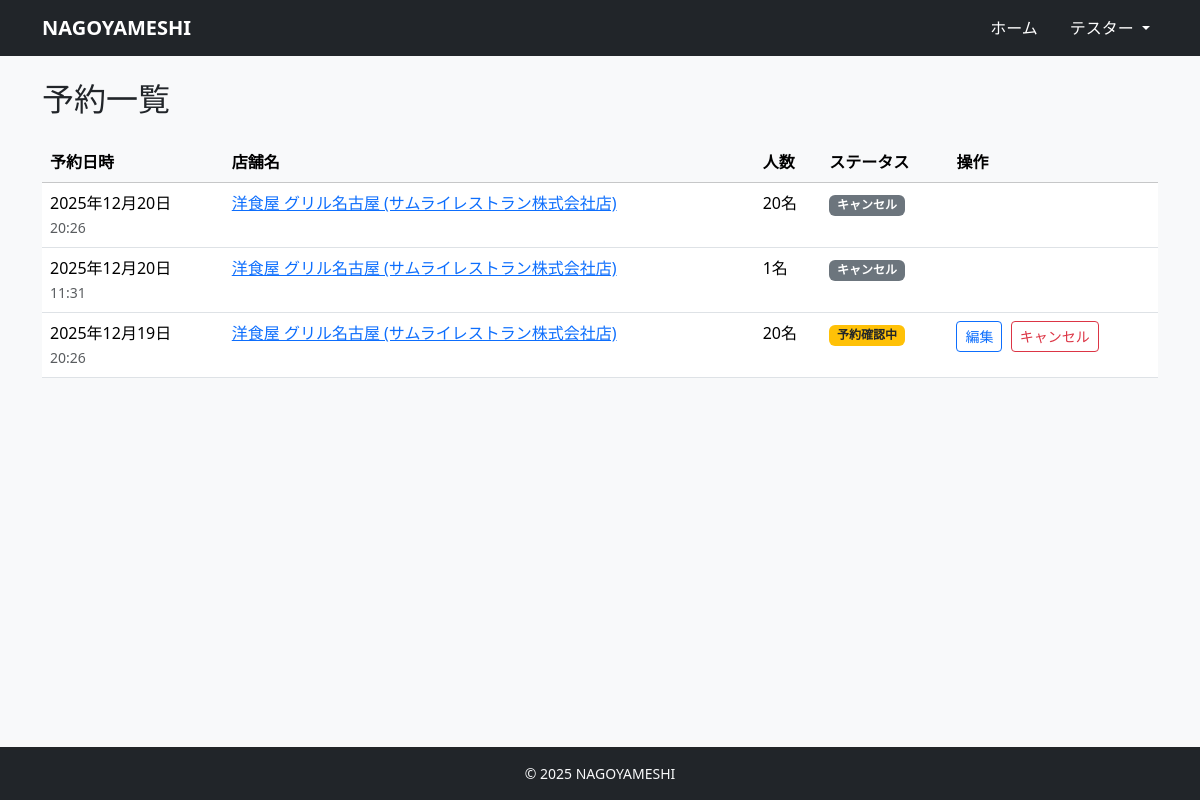
Page /reservations/ (signed in) on the committed database.
### accounts/models.py (models this page shows, shortened)
class User(AbstractUser):
    username = None  # 使わない（メールログインにする）
    email = models.EmailField(unique=True)
    name = models.CharField(max_length=10)
    name_kana = models.CharField(max_length=10)
    zipcode = models.CharField(max_length=8)
    address = models.CharField(max_length=20)
    tel = models.CharField(max_length=11)
    company = models.ForeignKey(
        'restaurants.Company',
        verbose_name='所属会社',
        on_delete=models.SET_NULL,
        null=True,
        blank=True,
        related_name='staff_members'
    )
    is_paid_member = models.BooleanField(default=False)
    is_owner_member = models.BooleanField(default=False)
    created_at = models.DateTimeField(auto_now_add=True)
    updated_at = models.DateTimeField(auto_now=True)
    USERNAME_FIELD = 'email'
    REQUIRED_FIELDS = ['name', 'name_kana', 'zipcode', 'address', 'tel']
    objects = CustomUserManager()

### reservations/models.py (models this page shows, shortened)
class Reservation(models.Model):
    STATUS_CHOICES = [
        ('pending', '予約確認中'),
        ('confirmed', '予約確定'),
        ('cancelled', 'キャンセル'),
        ('completed', '利用済み'),
    ]
    user = models.ForeignKey(
        settings.AUTH_USER_MODEL,
        on_delete=models.CASCADE,
        related_name='reservations',
        verbose_name='予約者'
    )
    restaurant = models.ForeignKey(
        Restaurant,
        on_delete=models.CASCADE,
        related_name='reservations',
        verbose_name='店舗'
    )
    table = models.ForeignKey(
        Table,
        on_delete=models.SET_NULL,
        related_name='reservations',
        verbose_name='テーブル',
        null=True,
        blank=True,
        help_text='割り当てられた座席'
    )
    reservation_date = models.DateField(verbose_name='予約日')
    reservation_time = models.TimeField(verbose_name='予約時刻')
    party_size = models.PositiveIntegerField(verbose_name='人数')
    status = models.CharField(
        max_length=20,
        choices=STATUS_CHOICES,
        default='pending',
        verbose_name='ステータス'
    )
    notes = models.TextField(blank=True, verbose_name='備考')
    created_at = models.DateTimeField(auto_now_add=True, verbose_name='作成日時')
    updated_at = models.DateTimeField(auto_now=True, verbose_name='更新日時')
    class Meta:
        ordering = ['-reservation_date', '-reservation_time']
        verbose_name = '予約'
        verbose_name_plural = '予約'

### restaurants/models.py (models this page shows, shortened)
class Restaurant(models.Model):
    company = models.ForeignKey(
        Company,
        on_delete=models.CASCADE,
        related_name='restaurants',
    )
    category = models.ForeignKey(
        Category,
        on_delete=models.PROTECT,
        related_name='restaurants',
    )
    owner = models.ForeignKey(
        settings.AUTH_USER_MODEL,
        on_delete=models.CASCADE,
        related_name="my_restaurants",
        null=True,
        blank=True,
    )
    name = models.CharField(max_length=100)
    image = models.ImageField(upload_to='restaurant/', blank=True, null=True)
    description = models.TextField(blank=True)
    price_min = models.IntegerField()
    price_max = models.IntegerField()
    open_time = models.TimeField()
    close_time = models.TimeField()
    prefecture = models.CharField('都道府県', max_length=10, default='愛知県')
    city = models.CharField('市区町村', max_length=50, default='名古屋市')
    zipcode = models.CharField(max_length=10)
    address = models.CharField(max_length=200)
    tel = models.CharField(max_length=20)
    holiday = models.CharField(max_length=50, blank=True)  # 定休日
    created_at = models.DateTimeField(auto_now_add=True)
    updated_at = models.DateTimeField(auto_now=True)

### reservations/views.py (the view)
# urls.py: path('', views.ReservationListView.as_view(), name='reservation_list'),
class ReservationListView(LoginRequiredMixin, ListView):
    model = Reservation
    template_name = 'reservations/reservation_list.html'
    context_object_name = 'reservations'
    paginate_by = 10
    def get_queryset(self):
        return Reservation.objects.filter(user=self.request.user).select_related('restaurant')

### templates/reservations/reservation_list.html (shortened to what this page needs)
{% extends "base.html" %}
{% block content %}
<div class="row">
    <div class="col-12">
        <h2 class="mb-4">予約一覧</h2>
        {% if reservations %}
        <div class="table-responsive">
            <table class="table table-hover">
                <thead class="table-light">
                    <tr>
                        <th>予約日時</th>
                        <th>店舗名</th>
                        <th>人数</th>
                        <th>ステータス</th>
                        <th>操作</th>
                    </tr>
                </thead>
                <tbody>
                    {% for reservation in reservations %}
                    <tr>
                        <td>
                            {{ reservation.reservation_date|date:"Y年n月j日" }}<br>
                            <small class="text-muted">{{ reservation.reservation_time|time:"H:i" }}</small>
                        </td>
                        <td>
                            <a href="{% url 'restaurants:restaurant_detail' reservation.restaurant.pk %}">
                                {{ reservation.restaurant.name }}
                            </a>
                        </td>
                        <td>{{ reservation.party_size }}名</td>
                        <td>
                            {% if reservation.status == 'confirmed' %}
                            <span class="badge bg-success">{{ reservation.get_status_display }}</span>
                            {% elif reservation.status == 'pending' %}
                            <span class="badge bg-warning text-dark">{{ reservation.get_status_display }}</span>
                            {% elif reservation.status == 'cancelled' %}
                            <span class="badge bg-secondary">{{ reservation.get_status_display }}</span>
                            {% else %}
                            <span class="badge bg-info">{{ reservation.get_status_display }}</span>
                            {% endif %}
                        </td>
                        <td>
                            {% if reservation.status != 'cancelled' and reservation.status != 'completed' %}
                            <a href="{% url 'reservations:reservation_edit' reservation.pk %}"
                                class="btn btn-sm btn-outline-primary me-1">
                                編集
                            </a>
                            <form method="post" action="{% url 'reservations:reservation_cancel' reservation.pk %}"
                                style="display:inline;" class="cancel-form" data-confirm-message="本当にキャンセルしますか？">
                                <button type="submit" class="btn btn-sm btn-outline-danger">キャンセル</button>
                            </form>
                            {% endif %}
                        </td>
                    </tr>
                    {% endfor %}
                </tbody>
            </table>
        </div>
        {% else %}
        <div class="alert alert-info">
            <p class="mb-0">予約はまだありません。<a href="{% url 'restaurants:restaurant_list' %}">店舗一覧</a>から予約してみましょう。</p>
        </div>
        {% endif %}
    </div>
</div>
{% endblock %}

### templates/base.html (shortened to what this page needs)
<!DOCTYPE html>
<html lang="ja">
<head>
    <link href="https://cdn.jsdelivr.net/npm/bootstrap@5.3.3/dist/css/bootstrap.min.css" rel="stylesheet"
>
</head>
<body class="bg-light d-flex flex-column min-vh-100">
    <nav class="navbar navbar-expand-lg navbar-dark bg-dark mb-4">
        <div class="container">
            <a class="navbar-brand fw-bold" href="/">NAGOYAMESHI</a>
            <div class="collapse navbar-collapse" id="navbarNav">
                <ul class="navbar-nav ms-auto align-items-center">
                    {% if user.is_authenticated %}
                    {% if user.is_owner_member %}
                    <li class="nav-item">
                        <a class="nav-link me-2" href="{% url 'restaurants:owner_dashboard' %}">ホーム</a>
                    </li>
                    {% else %}
                    <li class="nav-item">
                        <a class="nav-link me-2" href="{% url 'restaurants:restaurant_list' %}">ホーム</a>
                    </li>
                    {% endif %}
                    {% if not user.is_owner_member %}
                    <li class="nav-item dropdown ms-2">
                        <a class="nav-link dropdown-toggle" href="#" id="navbarDropdown" role="button"
                            data-bs-toggle="dropdown" aria-expanded="false">
                            {{ user.name|default:user.email }}
                        </a>
                    </li>
                    {% endif %}
                    {% endif %}
                </ul>
            </div>
        </div>
    </nav>
    <main class="container mb-5 flex-grow-1">
        {% block content %}{% endblock %}
    </main>
    <footer class="bg-dark text-light py-3 mt-auto">
        <div class="container text-center small">
            &copy; {{ now|default:"2025" }} NAGOYAMESHI
        </div>
    </footer>
</body>
</html>

### templates/base.html (style rules this page uses)
.navbar.navbar-dark .navbar-brand, .navbar.navbar-dark .navbar-text, .navbar.navbar-dark .navbar-nav .nav-link, .navbar.navbar-dark .navbar-nav .nav-link:visited, .navbar.navbar-dark .btn-link.nav-link, .navbar.navbar-dark .dropdown-toggle { color: #ffffff !important; }

### rows in the picture
User: name "テスター"
Reservation: reservation_date "2025年12月20日", reservation_time "20:26", restaurant.name "洋食屋 グリル名古屋 (サムライレストラン株式会社店)", party_size "20", status "キャンセル"
Reservation: reservation_date "2025年12月20日", reservation_time "11:31", restaurant.name "洋食屋 グリル名古屋 (サムライレストラン株式会社店)", party_size "1", status "キャンセル"
Reservation: reservation_date "2025年12月19日", reservation_time "20:26", restaurant.name "洋食屋 グリル名古屋 (サムライレストラン株式会社店)", party_size "20", status "予約確認中", shows "編集"

### other values in the picture
{{ now|default:"2025" }} "2025"
